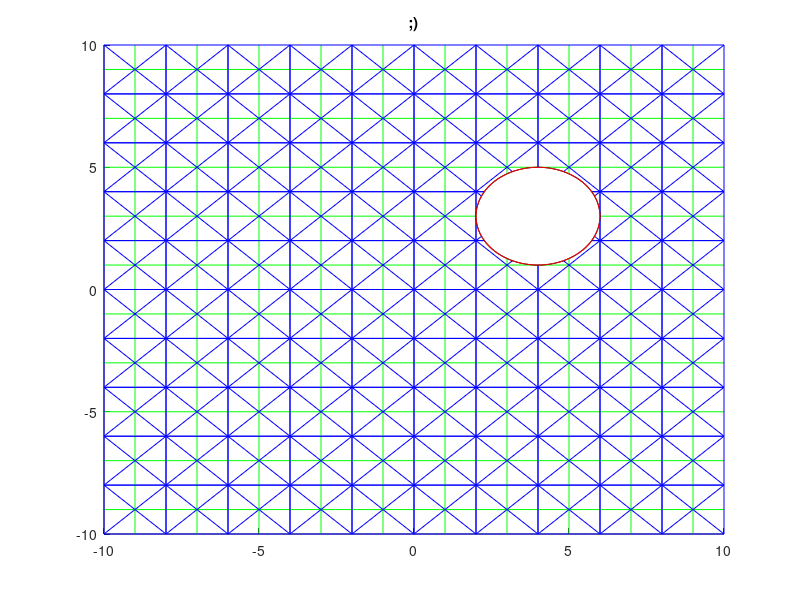

This chart was generated by the following MATLAB code:
clc;
clear;
figure;
colors = {'b','r','g','y','k'};

hold on;

%% sakht moraba mesh

for p=-10:2:8
    for q=-10:2:8

x=1+p;
y=1+q;

y_max=2+q;
x_max=2+p;

y_min=0+q;
x_min=0+p;

plot([x x],[y_min y_max],'Color',colors{3})        % mehvar tagharon amoodi moraba
plot([x_min x_max],[y y],'Color',colors{3})        % mehvar tagharon ofoghiii moraba
plot([x_min x_min],[y_min y_max],'Color',colors{1}) %yal samt chap moraba
plot([x_max x_max],[y_min y_max],'Color',colors{1}) %yal samt rast moraba
plot([x_min x_max],[y_max y_max],'Color',colors{1}) %yal balaii moraba
plot([x_min x_max],[y_min y_min],'Color',colors{1}) %yal paaiinii moraba
plot([x_min x_max],[y_min y_max],'Color',colors{1}) %ghoter min be max
plot([x_min x_max],[y_max y_min],'Color',colors{1}) %ghoter min be max


    end
end


pause(3)

        
%%%%%%%%%%%%%% 
% dayere %
%%%%%%%%%%%%%%
r = 2;
xc = 4;
yc = 3;

theta = linspace(0,2*pi);
x_t = r*cos(theta) + xc;
y_t = r*sin(theta) + yc;

%filc::FillColor  := RGB::code???:
X=x_t;
Y=y_t;
fill(X,Y,[1 1 1])
plot(x_t,y_t,'Color',colors{2}) %rasm 

%axis equal
%axis square

%%%%%%%%%%%%%%%%%%
 

    title(';)')

    
    %viscircles(centers,radii,'Color',colors{2});
